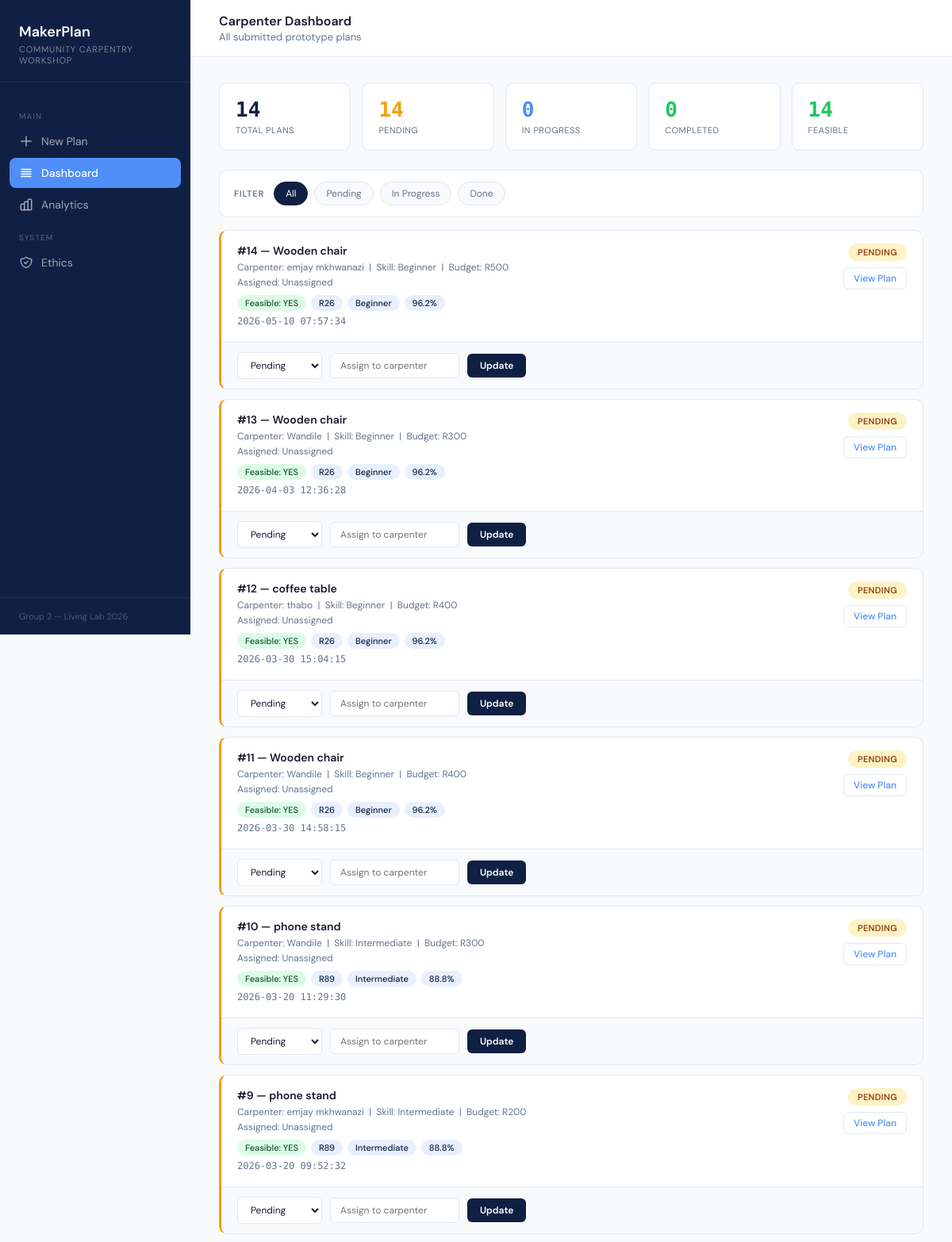
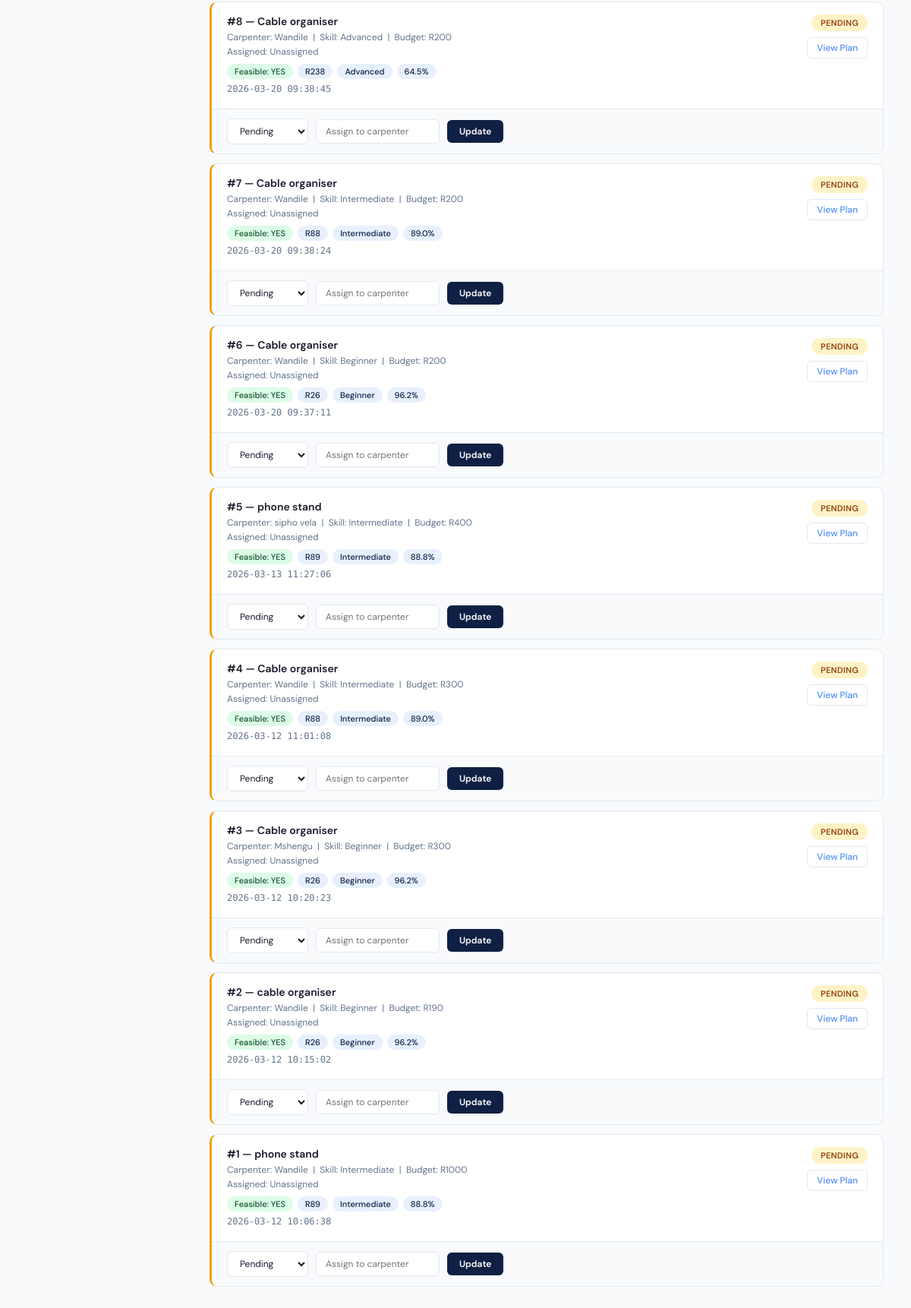
/dashboard, run on the app's committed database (2 pictures, top to bottom).
### tables this page shows
CREATE TABLE plans (
            id INTEGER PRIMARY KEY AUTOINCREMENT,
            maker_name TEXT NOT NULL,
            product_idea TEXT NOT NULL,
            materials TEXT NOT NULL,
            tools TEXT NOT NULL,
            budget TEXT NOT NULL,
            skill_level TEXT NOT NULL,
            status TEXT DEFAULT 'Pending',
            assigned_to TEXT DEFAULT 'Unassigned',
            llm_plan TEXT DEFAULT '',
            ml_feasible TEXT DEFAULT '',
            ml_cost TEXT DEFAULT '',
            ml_skill TEXT DEFAULT '',
            ml_confidence TEXT DEFAULT '',
            created_at TIMESTAMP DEFAULT CURRENT_TIMESTAMP
        );

### app.py (the view)
@app.route("/dashboard")
def dashboard():
    conn = get_db()
    plans = conn.execute(
        "SELECT * FROM plans ORDER BY created_at DESC"
    ).fetchall()
    conn.close()
    return render_template("dashboard.html", plans=plans)

### database.py (called while the page is built)
def get_db():
    conn = sqlite3.connect("maker_planner.db")
    conn.row_factory = sqlite3.Row
    return conn

### templates/dashboard.html (shortened to what this page needs)
<!DOCTYPE html>
<html lang="en">
<head>
</head>
<body>
    <aside class="sidebar">
        <div class="sidebar-brand">
            <h1>MakerPlan</h1>
            <p>Community Carpentry Workshop</p>
        </div>
        <nav class="sidebar-nav">
            <p class="nav-label">Main</p>
            <a href="/" class="nav-item"><svg class="nav-icon" fill="none" viewBox="0 0 24 24" stroke="currentColor"><path stroke-linecap="round" stroke-linejoin="round" stroke-width="2" d="M12 4v16m8-8H4"/></svg>New Plan</a>
            <a href="/dashboard" class="nav-item active"><svg class="nav-icon" fill="none" viewBox="0 0 24 24" stroke="currentColor"><path stroke-linecap="round" stroke-linejoin="round" stroke-width="2" d="M4 6h16M4 10h16M4 14h16M4 18h16"/></svg>Dashboard</a>
            <a href="/analytics" class="nav-item">Analytics</a>
            <p class="nav-label">System</p>
            <a href="/ethics" class="nav-item">Ethics</a>
        </nav>
        <div class="sidebar-footer">Group 2 — Living Lab 2026</div>
    </aside>
    <main class="main">
        <div class="topbar">
            <div>
                <h2>Carpenter Dashboard</h2>
                <p>All submitted prototype plans</p>
            </div>
        </div>
        <div class="content">
            <div class="stats-row">
                <div class="stat-card"><div class="value">{{ plans | length }}</div><div class="label">Total Plans</div></div>
                <div class="stat-card"><div class="value" style="color:var(--warning);">{{ plans | selectattr('status','equalto','Pending') | list | length }}</div><div class="label">Pending</div></div>
                <div class="stat-card"><div class="value" style="color:var(--accent);">{{ plans | selectattr('status','equalto','In Progress') | list | length }}</div><div class="label">In Progress</div></div>
                <div class="stat-card"><div class="value" style="color:var(--success);">{{ plans | selectattr('status','equalto','Done') | list | length }}</div><div class="label">Completed</div></div>
                <div class="stat-card"><div class="value" style="color:var(--success);">{{ plans | selectattr('ml_feasible','equalto','YES') | list | length }}</div><div class="label">Feasible</div></div>
            </div>
            <div class="filter-bar">
                <span class="filter-label">Filter</span>
                <button class="filter-btn active" onclick="filterPlans('all', this)">All</button>
                <button class="filter-btn" onclick="filterPlans('Pending', this)">Pending</button>
                <button class="filter-btn" onclick="filterPlans('In Progress', this)">In Progress</button>
                <button class="filter-btn" onclick="filterPlans('Done', this)">Done</button>
            </div>
            {% if plans %}
                {% for plan in plans %}
                <div class="plan-card {{ 'pending' if plan['status'] == 'Pending' else 'progress' if plan['status'] == 'In Progress' else 'done' }}" data-status="{{ plan['status'] }}">
                    <div class="plan-top">
                        <div class="plan-info">
                            <h3>#{{ plan['id'] }} — {{ plan['product_idea'] }}</h3>
                            <p>Carpenter: {{ plan['maker_name'] }} &nbsp;|&nbsp; Skill: {{ plan['skill_level'] }} &nbsp;|&nbsp; Budget: R{{ plan['budget'] }}</p>
                            <p>Assigned: {{ plan['assigned_to'] }}</p>
                            <div class="ml-badges">
                                <span class="ml-badge {{ 'yes' if plan['ml_feasible'] == 'YES' else 'no' }}">Feasible: {{ plan['ml_feasible'] }}</span>
                                <span class="ml-badge">{{ plan['ml_cost'] }}</span>
                                <span class="ml-badge">{{ plan['ml_skill'] }}</span>
                                <span class="ml-badge">{{ plan['ml_confidence'] }}</span>
                            </div>
                            <p class="plan-date">{{ plan['created_at'] }}</p>
                        </div>
                        <div class="plan-actions">
                            <span class="badge {{ 'badge-pending' if plan['status'] == 'Pending' else 'badge-progress' if plan['status'] == 'In Progress' else 'badge-done' }}">{{ plan['status'] }}</span>
                            <button class="toggle-btn" onclick="togglePlan({{ plan['id'] }})">View Plan</button>
                        </div>
                    </div>
                    <form class="update-form" action="/update/{{ plan['id'] }}" method="POST">
                        <select name="status">
                            <option value="Pending" {% if plan['status'] == 'Pending' %}selected{% endif %}>Pending</option>
                        </select>
                        <input type="text" name="assigned_to" placeholder="Assign to carpenter" value="{{ plan['assigned_to'] if plan['assigned_to'] != 'Unassigned' else '' }}">
                        <button type="submit">Update</button>
                    </form>
                </div>
                {% endfor %}
            {% else %}
                <div class="empty"><h2>No prototype plans yet</h2><p>When carpenters submit product ideas they will appear here.</p></div>
            {% endif %}
        </div>
    </main>
</body>
</html>

### data on the page
plans: id "14", product_idea "Wooden chair", maker_name "emjay mkhwanazi", skill_level "Beginner", budget "500", assigned_to "Unassigned", ml_feasible "YES", ml_cost "R26", ml_skill "Beginner", ml_confidence "96.2%", created_at "2026-05-10 07:57:34", status "PENDING", status "Pending"
plans: id "13", product_idea "Wooden chair", maker_name "Wandile", skill_level "Beginner", budget "300", assigned_to "Unassigned", ml_feasible "YES", ml_cost "R26", ml_skill "Beginner", ml_confidence "96.2%", created_at "2026-04-03 12:36:28", status "PENDING", status "Pending"
plans: id "12", product_idea "coffee table", maker_name "thabo", skill_level "Beginner", budget "400", assigned_to "Unassigned", ml_feasible "YES", ml_cost "R26", ml_skill "Beginner", ml_confidence "96.2%", created_at "2026-03-30 15:04:15", status "PENDING", status "Pending"
plans: id "11", product_idea "Wooden chair", maker_name "Wandile", skill_level "Beginner", budget "400", assigned_to "Unassigned", ml_feasible "YES", ml_cost "R26", ml_skill "Beginner", ml_confidence "96.2%", created_at "2026-03-30 14:58:15", status "PENDING", status "Pending"
plans: id "10", product_idea "phone stand", maker_name "Wandile", skill_level "Intermediate", budget "300", assigned_to "Unassigned", ml_feasible "YES", ml_cost "R89", ml_skill "Intermediate", ml_confidence "88.8%", created_at "2026-03-20 11:29:30", status "PENDING", status "Pending"
plans: id "9", product_idea "phone stand", maker_name "emjay mkhwanazi", skill_level "Intermediate", budget "200", assigned_to "Unassigned", ml_feasible "YES", ml_cost "R89", ml_skill "Intermediate", ml_confidence "88.8%", created_at "2026-03-20 09:52:32", status "PENDING", status "Pending"
plans: id "8", product_idea "Cable organiser", maker_name "Wandile", skill_level "Advanced", budget "200", assigned_to "Unassigned", ml_feasible "YES", ml_cost "R238", ml_skill "Advanced", ml_confidence "64.5%", created_at "2026-03-20 09:38:45", status "PENDING", status "Pending"
plans: id "7", product_idea "Cable organiser", maker_name "Wandile", skill_level "Intermediate", budget "200", assigned_to "Unassigned", ml_feasible "YES", ml_cost "R88", ml_skill "Intermediate", ml_confidence "89.0%", created_at "2026-03-20 09:38:24", status "PENDING", status "Pending"
plans: id "6", product_idea "Cable organiser", maker_name "Wandile", skill_level "Beginner", budget "200", assigned_to "Unassigned", ml_feasible "YES", ml_cost "R26", ml_skill "Beginner", ml_confidence "96.2%", created_at "2026-03-20 09:37:11", status "PENDING", status "Pending"
plans: id "5", product_idea "phone stand", maker_name "sipho vela", skill_level "Intermediate", budget "400", assigned_to "Unassigned", ml_feasible "YES", ml_cost "R89", ml_skill "Intermediate", ml_confidence "88.8%", created_at "2026-03-13 11:27:06", status "PENDING", status "Pending"
plans: id "4", product_idea "Cable organiser", maker_name "Wandile", skill_level "Intermediate", budget "300", assigned_to "Unassigned", ml_feasible "YES", ml_cost "R88", ml_skill "Intermediate", ml_confidence "89.0%", created_at "2026-03-12 11:01:08", status "PENDING", status "Pending"
plans: id "3", product_idea "Cable organiser", maker_name "Mshengu", skill_level "Beginner", budget "300", assigned_to "Unassigned", ml_feasible "YES", ml_cost "R26", ml_skill "Beginner", ml_confidence "96.2%", created_at "2026-03-12 10:20:23", status "PENDING", status "Pending"
plans: id "2", product_idea "cable organiser", maker_name "Wandile", skill_level "Beginner", budget "190", assigned_to "Unassigned", ml_feasible "YES", ml_cost "R26", ml_skill "Beginner", ml_confidence "96.2%", created_at "2026-03-12 10:15:02", status "PENDING", status "Pending"
plans: id "1", product_idea "phone stand", maker_name "Wandile", skill_level "Intermediate", budget "1000", assigned_to "Unassigned", ml_feasible "YES", ml_cost "R89", ml_skill "Intermediate", ml_confidence "88.8%", created_at "2026-03-12 10:06:38", status "PENDING", status "Pending"

### other printed values
{{ plans | length }} "14"
{{ plans | selectattr('status','equalto','Pending') | list | length }} "14"
{{ plans | selectattr('status','equalto','In Progress') | list | length }} "0"
{{ plans | selectattr('status','equalto','Done') | list | length }} "0"
{{ plans | selectattr('ml_feasible','equalto','YES') | list | length }} "14"
